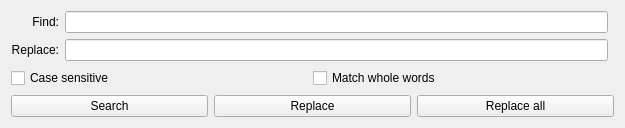
<?xml version="1.0" encoding="UTF-8"?>
<ui version="4.0">
 <class>widgetFind</class>
 <widget class="QWidget" name="widgetFind">
  <property name="geometry">
   <rect>
    <x>0</x>
    <y>0</y>
    <width>625</width>
    <height>128</height>
   </rect>
  </property>
  <property name="windowTitle">
   <string>Form</string>
  </property>
  <property name="autoFillBackground">
   <bool>true</bool>
  </property>
  <layout class="QGridLayout" name="gridLayout">
   <item row="1" column="0">
    <widget class="QLabel" name="labelReplace">
     <property name="text">
      <string>Replace:</string>
     </property>
     <property name="alignment">
      <set>Qt::AlignRight|Qt::AlignTrailing|Qt::AlignVCenter</set>
     </property>
    </widget>
   </item>
   <item row="0" column="0">
    <widget class="QLabel" name="labelFind">
     <property name="text">
      <string>Find:</string>
     </property>
     <property name="alignment">
      <set>Qt::AlignRight|Qt::AlignTrailing|Qt::AlignVCenter</set>
     </property>
    </widget>
   </item>
   <item row="6" column="0" colspan="3">
    <widget class="QWidget" name="widget" native="true">
     <layout class="QHBoxLayout" name="horizontalLayout">
      <property name="margin">
       <number>0</number>
      </property>
      <item>
       <widget class="QPushButton" name="pushButtonFind">
        <property name="text">
         <string>Search</string>
        </property>
        <property name="icon">
         <iconset theme="edit-find"/>
        </property>
       </widget>
      </item>
      <item>
       <widget class="QPushButton" name="pushButtonReplace">
        <property name="text">
         <string>Replace</string>
        </property>
        <property name="icon">
         <iconset theme="edit-find-replace"/>
        </property>
       </widget>
      </item>
      <item>
       <widget class="QPushButton" name="pushButtonReplaceAll">
        <property name="text">
         <string>Replace all</string>
        </property>
        <property name="icon">
         <iconset theme="edit-find-replace"/>
        </property>
       </widget>
      </item>
     </layout>
    </widget>
   </item>
   <item row="3" column="0" colspan="2">
    <widget class="QWidget" name="widget_2" native="true">
     <layout class="QHBoxLayout" name="horizontalLayout_2">
      <property name="margin">
       <number>0</number>
      </property>
      <item>
       <widget class="QCheckBox" name="checkBoxCaseSensitive">
        <property name="text">
         <string>Case sensitive</string>
        </property>
       </widget>
      </item>
      <item>
       <widget class="QCheckBox" name="checkBoxMatchWhole">
        <property name="text">
         <string>Match whole words</string>
        </property>
       </widget>
      </item>
     </layout>
    </widget>
   </item>
   <item row="1" column="1">
    <widget class="QLineEdit" name="lineEditReplace"/>
   </item>
   <item row="0" column="1">
    <widget class="QLineEdit" name="lineEditFind"/>
   </item>
  </layout>
 </widget>
 <resources/>
 <connections/>
</ui>
